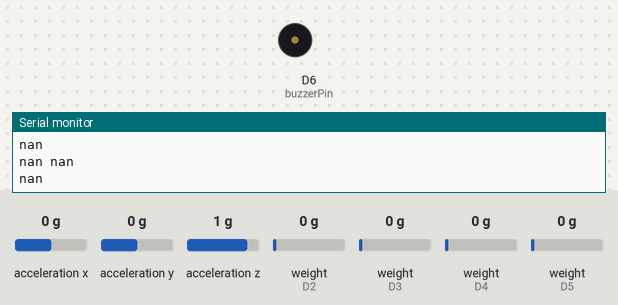
A sketch run on a simulated Arduino Nano 33 BLE. Parts: buzzer (waves = sounding), the last lines printed to the serial monitor. The test bench sets the inputs (shaded band); at power-on: weight on the scale (sensors on D2, D3, D4, D5) 0 g, acceleration x 0 g, acceleration y 0 g, acceleration z 1 g.

Above: at 5.2 s.
5.3 s: weight on the scale (sensor on D2) set to 100 g
At 6.4 s:
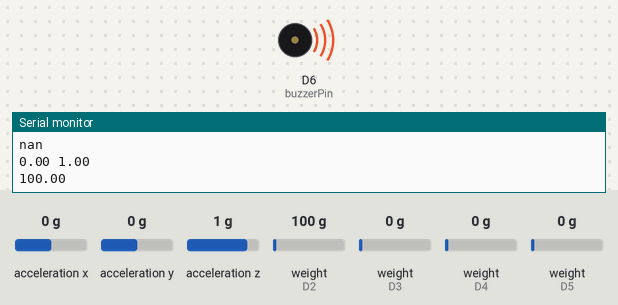
8.3 s: weight on the scale (sensor on D3) set to 100 g
10.5 s: weight on the scale (sensor on D4) set to 20 g
12.9 s: weight on the scale (sensor on D4) set to 25 g
15.3 s: weight on the scale (sensor on D5) set to 100 g
16.8 s: weight on the scale (sensor on D2) set to 963 g
18.4 s: weight on the scale (sensor on D2) set to 1103 g
At 19.6 s:
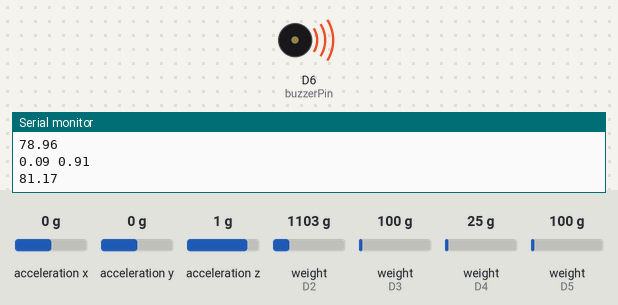
Timing chart, 0 to 22.4 s (numbered marks = the images above; inputs shaded):
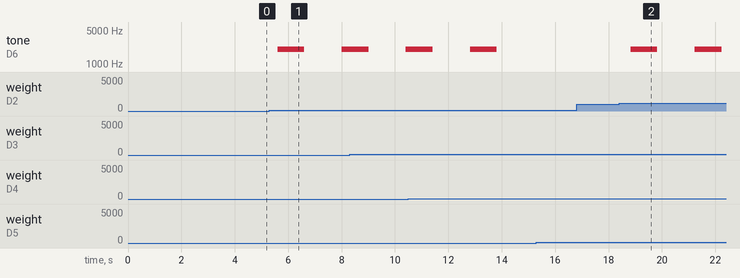

Measured:
- the behaviour switches between 1025 and 1026 g on weight on the scale (sensor on D2) (found by bisection; images 1 and 2)
- after the input at 5.3 s, tone on D6 (buzzerPin): silent → 2000 Hz after 0.31 s, → silent 1.0 s later, → 2000 Hz 1.4 s later
- after the input at 18.4 s, tone on D6 (buzzerPin): alternates 2000 Hz for 1.0 s and silent for 1.4 s, starting after 0.43 s

The sketch:

Dummy_Load_CellCode_copy_20250828222639.ino
```cpp
#include <HX711.h>
#include "Arduino_BMI270_BMM150.h"
#include <ArduinoBLE.h>

#define FR_DT_PIN 2
#define FR_SCK_PIN 9
#define BR_DT_PIN 3
#define BR_SCK_PIN 10
#define CELL1_DT_PIN 4
#define CELL1_SCK_PIN 11
#define CELL2_DT_PIN 5
#define CELL2_SCK_PIN 12
#define SI_MAX_THRESHOLD 80
#define SI_MIN_THRESHOLD 10

HX711 sFR, sBR, s1, s2;  // Front Right and Back Right Load Cells

const float CALIBRATIONS[4] = {954.76, -291.17, 26.11, 16.60};  // Calibration values for the load cells

const int buzzerPin = 6;

float x, y, z;    // Variables to hold accelerometer data
int angleX = 0;  // Variable to hold calculated angles
int angleY = 0; // Variable to hold calculated angles

BLEService alertService("180A");  // custom UUID
BLECharacteristic alertCharacteristic("2A57", BLERead | BLENotify, 50);

void setup()
{
  Serial.begin(9600);
  while(!Serial);

  if (!IMU.begin())
  {
    Serial.println("Failed to initialize IMU!");
    while (1);
  }

  sFR.begin(FR_DT_PIN, FR_SCK_PIN);
  sBR.begin(BR_DT_PIN, BR_SCK_PIN);
  s1.begin(CELL1_DT_PIN, CELL1_SCK_PIN);
  s2.begin(CELL2_DT_PIN, CELL2_SCK_PIN);


  sFR.tare();
  sBR.tare();
  s1.tare();
  s2.tare();

  sFR.set_scale(CALIBRATIONS[0]);
  sBR.set_scale(CALIBRATIONS[1]);
  s1.set_scale(CALIBRATIONS[2]);
  s2.set_scale(CALIBRATIONS[3]);

  pinMode(buzzerPin, OUTPUT);

  BLE.setLocalName("TiltMonitor");
  BLE.setAdvertisedService(alertService);
  alertService.addCharacteristic(alertCharacteristic);
  BLE.addService(alertService);

}

void loop()
{
  if (IMU.accelerationAvailable() && sFR.is_ready() && sBR.is_ready() && s1.is_ready() && s2.is_ready())
  {
   /* Load Cell Analysis */
    long rFR = fabs(sFR.get_units());
    long rBR = fabs(sBR.get_units());
    long r1 = fabs(s1.get_units());
    long r2 = fabs(s2.get_units());
    float total = rFR + rBR + r1 + r2;
    float leftNorm = (rBR + r1) / total;  float rightNorm = (rFR + r2) / total;
    Serial.print(leftNorm); Serial.print(" "); Serial.println(rightNorm);  //
    float SI = fabs(rightNorm - leftNorm) * 100.0f;
    Serial.println(SI);
    float CoPx = (300 * 0.5f) * fabs(rightNorm - leftNorm);

    /* Accelerometer Analysis */
    IMU.readAcceleration(x, y, z);
    angleY = atan2(y, sqrt(x*x + z*z)) * 180 / PI;
    angleX = atan2(x, sqrt(y * y + z * z)) * 180 / PI;

    /* If the chair is falling or the person is slouching, buzz*/
    if ((SI > SI_MAX_THRESHOLD) || (SI <= SI_MIN_THRESHOLD) || (angleY > 5 || angleY <-5) || (angleX > 5 || angleX < -5))
    {
      tone(buzzerPin, 2000);
      delay(1000);
      noTone(buzzerPin);
      delay(1000);
    }
    else
    {
      noTone(buzzerPin);
    }
  }
}
```
